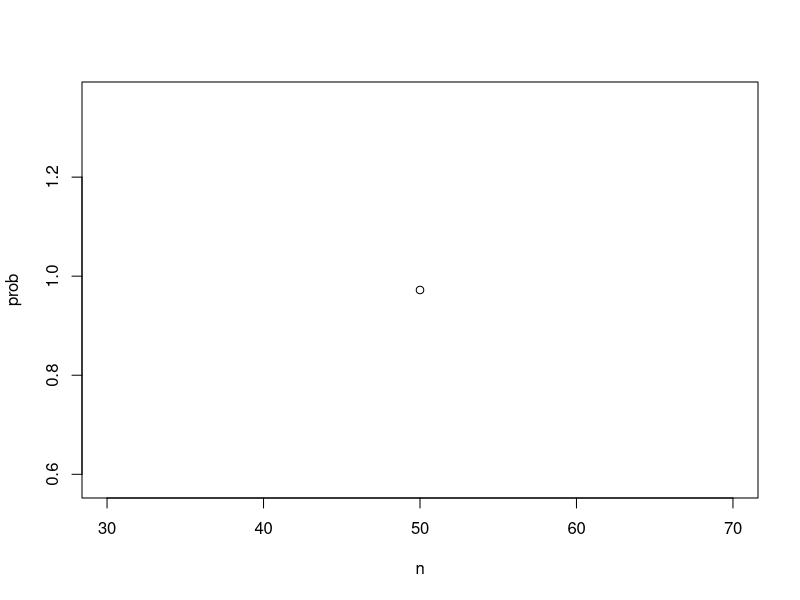

This figure's R source: (Note: this script raises an error after producing the figure.)
# Función para calcular la probabilidad de compartir cumpleaños en n personas
n <- 50
compute_prob <- function(n, B = 10000) {
    same_day <- replicate(B, {
        bdays <- sample(1:365, n, replace = TRUE)
        any(duplicated(bdays))
    })
    mean(same_day)
}
prob <- sapply(n, compute_prob)
plot(n, prob)
# función para calcular la probabilidad exacta de cumpleaños compartidos para cualquier n
n <- seq(1, 60)
exact_prob <- function(n) {
    prob_unique <- seq(365, 365 - n + 1) / 365
    1 - prod(prob_unique) # Calcular la probabilidad de no compartir cumpleaños y restarlo a 1
}

# aplicando la función n-veces
eprob <- sapply(n, exact_prob)

# Graficando los resultados de la simulacion de monte carlo y exactos en la misma grafica
plot(n, prob) # Gráfica de monte Carlo
lines(n, eprob, col = "red") # añadiendo los resultados exactos
